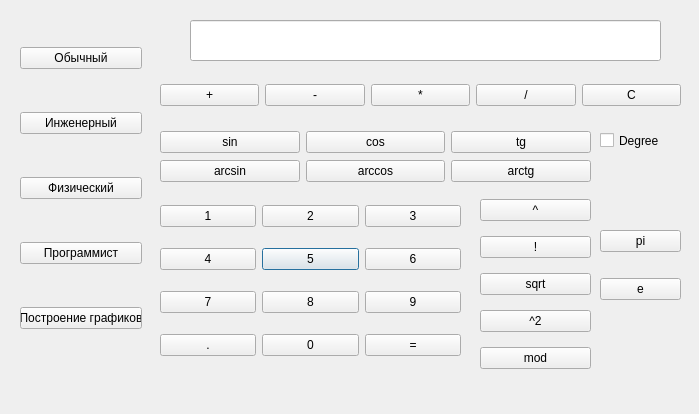
<?xml version="1.0" encoding="UTF-8"?>
<ui version="4.0">
 <class>MainWindow</class>
 <widget class="QDialog" name="MainWindow">
  <property name="geometry">
   <rect>
    <x>0</x>
    <y>0</y>
    <width>699</width>
    <height>414</height>
   </rect>
  </property>
  <property name="windowTitle">
   <string>Calculator</string>
  </property>
  <widget class="QWidget" name="gridLayoutWidget">
   <property name="geometry">
    <rect>
     <x>160</x>
     <y>190</y>
     <width>301</width>
     <height>181</height>
    </rect>
   </property>
   <layout class="QGridLayout" name="gridLayout">
    <item row="2" column="1">
     <widget class="QPushButton" name="btn5">
      <property name="text">
       <string>5</string>
      </property>
     </widget>
    </item>
    <item row="1" column="2">
     <widget class="QPushButton" name="btn3">
      <property name="text">
       <string>3</string>
      </property>
     </widget>
    </item>
    <item row="1" column="1">
     <widget class="QPushButton" name="btn2">
      <property name="text">
       <string>2</string>
      </property>
     </widget>
    </item>
    <item row="2" column="2">
     <widget class="QPushButton" name="btn6">
      <property name="text">
       <string>6</string>
      </property>
     </widget>
    </item>
    <item row="3" column="1">
     <widget class="QPushButton" name="btn8">
      <property name="text">
       <string>8</string>
      </property>
     </widget>
    </item>
    <item row="4" column="2">
     <widget class="QPushButton" name="btn_eq">
      <property name="text">
       <string>=</string>
      </property>
     </widget>
    </item>
    <item row="2" column="0">
     <widget class="QPushButton" name="btn4">
      <property name="text">
       <string>4</string>
      </property>
     </widget>
    </item>
    <item row="3" column="2">
     <widget class="QPushButton" name="btn9">
      <property name="text">
       <string>9</string>
      </property>
     </widget>
    </item>
    <item row="4" column="0">
     <widget class="QPushButton" name="btn_dot">
      <property name="text">
       <string>.</string>
      </property>
     </widget>
    </item>
    <item row="4" column="1">
     <widget class="QPushButton" name="btn0">
      <property name="text">
       <string>0</string>
      </property>
     </widget>
    </item>
    <item row="1" column="0">
     <widget class="QPushButton" name="btn1">
      <property name="text">
       <string>1</string>
      </property>
     </widget>
    </item>
    <item row="3" column="0">
     <widget class="QPushButton" name="btn7">
      <property name="text">
       <string>7</string>
      </property>
     </widget>
    </item>
   </layout>
  </widget>
  <widget class="QLineEdit" name="line">
   <property name="geometry">
    <rect>
     <x>190</x>
     <y>20</y>
     <width>471</width>
     <height>41</height>
    </rect>
   </property>
  </widget>
  <widget class="QWidget" name="gridLayoutWidget_2">
   <property name="geometry">
    <rect>
     <x>160</x>
     <y>70</y>
     <width>521</width>
     <height>51</height>
    </rect>
   </property>
   <layout class="QGridLayout" name="gridLayout_2">
    <item row="0" column="0">
     <widget class="QPushButton" name="btn_add">
      <property name="text">
       <string>+</string>
      </property>
     </widget>
    </item>
    <item row="0" column="1">
     <widget class="QPushButton" name="btn_sub">
      <property name="text">
       <string>-</string>
      </property>
     </widget>
    </item>
    <item row="0" column="2">
     <widget class="QPushButton" name="btn_mult">
      <property name="text">
       <string>*</string>
      </property>
     </widget>
    </item>
    <item row="0" column="3">
     <widget class="QPushButton" name="btn_div">
      <property name="text">
       <string>/</string>
      </property>
     </widget>
    </item>
    <item row="0" column="4">
     <widget class="QPushButton" name="btn_c">
      <property name="text">
       <string>C</string>
      </property>
     </widget>
    </item>
   </layout>
  </widget>
  <widget class="QWidget" name="gridLayoutWidget_3">
   <property name="geometry">
    <rect>
     <x>480</x>
     <y>190</y>
     <width>111</width>
     <height>191</height>
    </rect>
   </property>
   <layout class="QGridLayout" name="gridLayout_3">
    <item row="3" column="0">
     <widget class="QPushButton" name="btn_powto2">
      <property name="text">
       <string>^2</string>
      </property>
     </widget>
    </item>
    <item row="0" column="0">
     <widget class="QPushButton" name="btn_pow">
      <property name="text">
       <string>^</string>
      </property>
     </widget>
    </item>
    <item row="1" column="0">
     <widget class="QPushButton" name="btn_fact">
      <property name="text">
       <string>!</string>
      </property>
     </widget>
    </item>
    <item row="2" column="0">
     <widget class="QPushButton" name="btn_sqrt">
      <property name="text">
       <string>sqrt</string>
      </property>
     </widget>
    </item>
    <item row="4" column="0">
     <widget class="QPushButton" name="btn_mod">
      <property name="text">
       <string>mod</string>
      </property>
     </widget>
    </item>
   </layout>
  </widget>
  <widget class="QWidget" name="gridLayoutWidget_4">
   <property name="geometry">
    <rect>
     <x>20</x>
     <y>10</y>
     <width>122</width>
     <height>361</height>
    </rect>
   </property>
   <layout class="QGridLayout" name="gridLayout_4">
    <item row="0" column="0">
     <widget class="QPushButton" name="common">
      <property name="text">
       <string>Обычный</string>
      </property>
     </widget>
    </item>
    <item row="4" column="0">
     <widget class="QPushButton" name="graf_building">
      <property name="text">
       <string>Построение графиков</string>
      </property>
     </widget>
    </item>
    <item row="3" column="0">
     <widget class="QPushButton" name="programmer">
      <property name="text">
       <string>Программист</string>
      </property>
     </widget>
    </item>
    <item row="1" column="0">
     <widget class="QPushButton" name="engineer">
      <property name="text">
       <string>Инженерный</string>
      </property>
     </widget>
    </item>
    <item row="2" column="0">
     <widget class="QPushButton" name="physics">
      <property name="text">
       <string>Физический</string>
      </property>
     </widget>
    </item>
   </layout>
  </widget>
  <widget class="QWidget" name="gridLayoutWidget_5">
   <property name="geometry">
    <rect>
     <x>160</x>
     <y>130</y>
     <width>431</width>
     <height>54</height>
    </rect>
   </property>
   <layout class="QGridLayout" name="gridLayout_5">
    <item row="0" column="0">
     <widget class="QPushButton" name="btn_sin">
      <property name="text">
       <string>sin</string>
      </property>
     </widget>
    </item>
    <item row="0" column="2">
     <widget class="QPushButton" name="btn_tg">
      <property name="text">
       <string>tg</string>
      </property>
     </widget>
    </item>
    <item row="0" column="1">
     <widget class="QPushButton" name="btn_cos">
      <property name="text">
       <string>cos</string>
      </property>
     </widget>
    </item>
    <item row="1" column="0">
     <widget class="QPushButton" name="btn_arcsin">
      <property name="text">
       <string>arcsin</string>
      </property>
     </widget>
    </item>
    <item row="1" column="1">
     <widget class="QPushButton" name="btn_arccos">
      <property name="text">
       <string>arccos</string>
      </property>
     </widget>
    </item>
    <item row="1" column="2">
     <widget class="QPushButton" name="btn_arctg">
      <property name="text">
       <string>arctg</string>
      </property>
     </widget>
    </item>
   </layout>
  </widget>
  <widget class="QWidget" name="gridLayoutWidget_6">
   <property name="geometry">
    <rect>
     <x>600</x>
     <y>210</y>
     <width>81</width>
     <height>111</height>
    </rect>
   </property>
   <layout class="QGridLayout" name="gridLayout_6">
    <item row="1" column="0">
     <widget class="QPushButton" name="pushButton_2">
      <property name="text">
       <string>e</string>
      </property>
     </widget>
    </item>
    <item row="0" column="0">
     <widget class="QPushButton" name="pushButton">
      <property name="text">
       <string>pi</string>
      </property>
     </widget>
    </item>
   </layout>
  </widget>
  <widget class="QCheckBox" name="checkBox">
   <property name="geometry">
    <rect>
     <x>600</x>
     <y>130</y>
     <width>71</width>
     <height>21</height>
    </rect>
   </property>
   <property name="text">
    <string>Degree</string>
   </property>
  </widget>
 </widget>
 <resources/>
 <connections/>
</ui>
